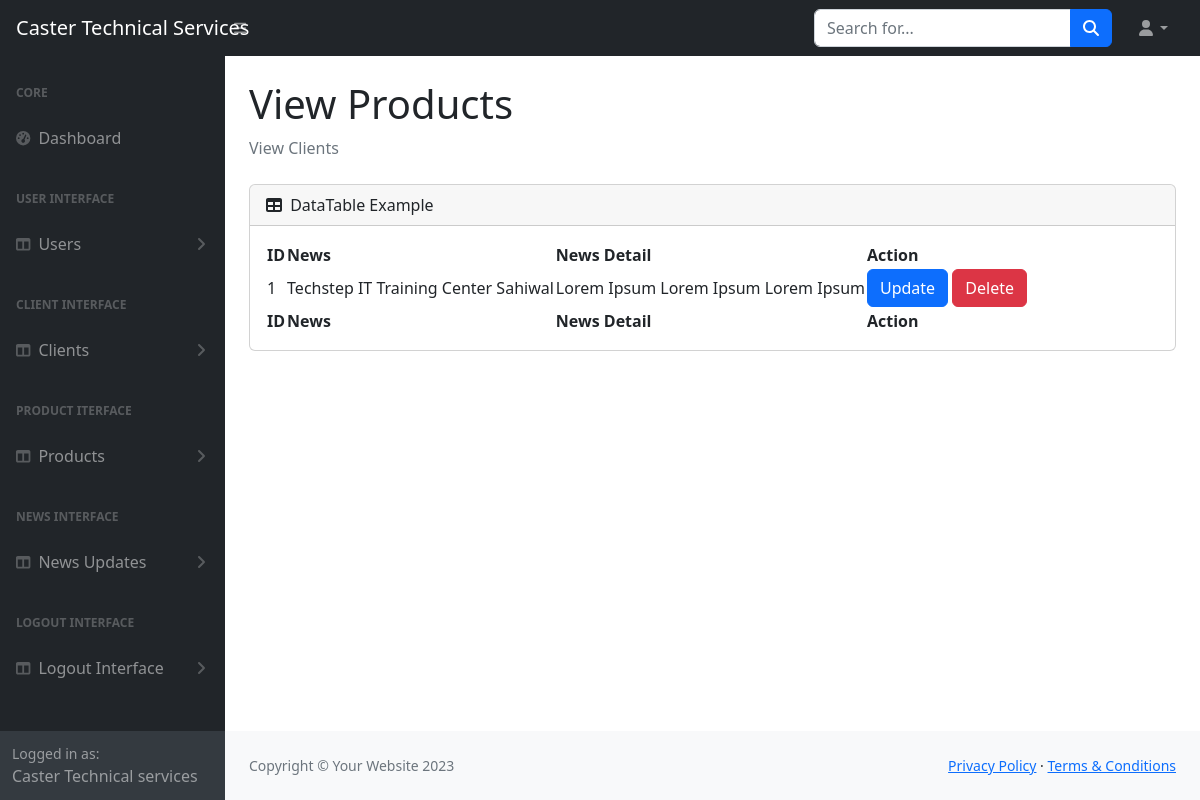
Screenshot of /adminpannel/viewnews.php with the database file from the repository.
### tables this page shows
CREATE TABLE `news` (
  `id` int(255) NOT NULL,
  `newstitle` varchar(255) NOT NULL,
  `newsdetail` varchar(255) NOT NULL
);

### adminpannel/viewnews.php (the view, shortened to what this page needs)
<!DOCTYPE html>
<html lang="en">
    <head>
        <link href="https://cdn.jsdelivr.net/npm/simple-datatables@7.1.2/dist/style.min.css" rel="stylesheet" />
        <link href="css/styles.css" rel="stylesheet" />
    </head>
    <body class="sb-nav-fixed">
        <nav class="sb-topnav navbar navbar-expand navbar-dark bg-dark">
            <a class="navbar-brand ps-3" href="./dashboard.php ">Caster Technical Services</a>
            <button class="btn btn-link btn-sm order-1 order-lg-0 me-4 me-lg-0" id="sidebarToggle" href="#!"><i class="fas fa-bars"></i></button>
            <form class="d-none d-md-inline-block form-inline ms-auto me-0 me-md-3 my-2 my-md-0">
                <div class="input-group">
                    <input class="form-control" type="text" placeholder="Search for..." aria-label="Search for..." aria-describedby="btnNavbarSearch" />
                    <button class="btn btn-primary" id="btnNavbarSearch" type="button"><i class="fas fa-search"></i></button>
                </div>
            </form>
            <ul class="navbar-nav ms-auto ms-md-0 me-3 me-lg-4">
                <li class="nav-item dropdown">
                    <a class="nav-link dropdown-toggle" id="navbarDropdown" href="#" role="button" data-bs-toggle="dropdown" aria-expanded="false"><i class="fas fa-user fa-fw"></i></a>
                </li>
            </ul>
        </nav>
        <div id="layoutSidenav">
            <div id="layoutSidenav_nav">
                <nav class="sb-sidenav accordion sb-sidenav-dark" id="sidenavAccordion">
                    <div class="sb-sidenav-menu">
                        <div class="nav">
                            <div class="sb-sidenav-menu-heading">Core</div>
                            <a class="nav-link" href="./dashboard.php">
                                <div class="sb-nav-link-icon"><i class="fas fa-tachometer-alt"></i></div>
                                Dashboard
                            </a>
                            <div class="sb-sidenav-menu-heading">User Interface</div>
                            <a class="nav-link collapsed" href="#" data-bs-toggle="collapse" data-bs-target="#collapseLayouts" aria-expanded="false" aria-controls="collapseLayouts">
                                <div class="sb-nav-link-icon"><i class="fas fa-columns"></i></div>
                                Users
                                <div class="sb-sidenav-collapse-arrow"><i class="fas fa-angle-down"></i></div>
                            </a>
                            <div class="sb-sidenav-menu-heading">Client Interface</div>
                            <a class="nav-link collapsed" href="#" data-bs-toggle="collapse" data-bs-target="#collapseclients" aria-expanded="false" aria-controls="collapseLayouts">
                                <div class="sb-nav-link-icon"><i class="fas fa-columns"></i></div>
                                Clients
                                <div class="sb-sidenav-collapse-arrow"><i class="fas fa-angle-down"></i></div>
                            </a>
                            <div class="sb-sidenav-menu-heading">Product Iterface</div>
                            <a class="nav-link collapsed" href="#" data-bs-toggle="collapse" data-bs-target="#collapseproduct" aria-expanded="false" aria-controls="collapseLayouts">
                                <div class="sb-nav-link-icon"><i class="fas fa-columns"></i></div>
                                Products
                                <div class="sb-sidenav-collapse-arrow"><i class="fas fa-angle-down"></i></div>
                            </a>
                            <div class="sb-sidenav-menu-heading">News Interface</div>
                            <a class="nav-link collapsed" href="#" data-bs-toggle="collapse" data-bs-target="#collapsenews" aria-expanded="false" aria-controls="collapseLayouts">
                                <div class="sb-nav-link-icon"><i class="fas fa-columns"></i></div>
                                News Updates
                                <div class="sb-sidenav-collapse-arrow"><i class="fas fa-angle-down"></i></div>
                            </a>
                            <div class="sb-sidenav-menu-heading">Logout Interface</div>
                            <a class="nav-link collapsed" href="#" data-bs-toggle="collapse" data-bs-target="#collapselogout" aria-expanded="false" aria-controls="collapseLayouts">
                                <div class="sb-nav-link-icon"><i class="fas fa-columns"></i></div>
                                Logout Interface
                                <div class="sb-sidenav-collapse-arrow"><i class="fas fa-angle-down"></i></div>
                            </a>
                        </div>
                    </div>
                    <div class="sb-sidenav-footer">
                        <div class="small">Logged in as:</div>
                        Caster Technical services
                    </div>
                </nav>
            </div>
            <div id="layoutSidenav_content">
                <main>
                    <div class="container-fluid px-4">
                        <h1 class="mt-4">View Products</h1>
                        <ol class="breadcrumb mb-4">
                            <li class="breadcrumb-item active">View Clients</li>
                        </ol>
                        <div class="card mb-4">
                            <div class="card-header">
                                <i class="fas fa-table me-1"></i>
                                DataTable Example
                            </div>
                            <div class="card-body">
                            <table id="datatablesSimple">
                                <thead>
                                    <tr>
                                        <th>ID</th>
                                        <th>News <Title></Title></th>
                                        <th>News Detail</th>
                                        <th>Action</th>
                                    </tr>
                                </thead>
                                <tfoot>
                                    <tr>
                                    <th>ID</th>
                                        <th>News <Title></Title></th>
                                        <th>News Detail</th>
                                        <th>Action</th>
                                    </tr>
                                </tfoot>
                                <tbody>
                                    <?php
                                    include('connection.php');
                                    $sql = "SELECT * FROM `news`";
                                    $result = mysqli_query($conn, $sql);
                                    while ($row = mysqli_fetch_array($result)) {
                                    ?>
                                        <tr>
                                            <td><?php echo $row['id']; ?></td>
                                            <td><?php echo $row['newstitle']; ?></td>
                                            <td><?php echo $row['newsdetail']; ?></td>
                                            <td>
                                                 <a href="./update_viewnews.php?id=<?php echo $row['id'];?>"><button class="btn btn-primary">Update</button></a>
                                                <a href="delete_viewnews.php?id=<?php echo $row['id']; ?>"> <button class="btn btn-danger">Delete</button></a>
                                            </td>
                                        </tr>
                                    <?php
                                    }
                                    ?>
                                </tbody>
                            </table>
                            </div>
                        </div>
                    </div>
                </main>
                <footer class="py-4 bg-light mt-auto">
                    <div class="container-fluid px-4">
                        <div class="d-flex align-items-center justify-content-between small">
                            <div class="text-muted">Copyright &copy; Your Website 2023</div>
                            <div>
                                <a href="#">Privacy Policy</a>
                                &middot;
                                <a href="#">Terms &amp; Conditions</a>
                            </div>
                        </div>
                    </div>
                </footer>
            </div>
        </div>
    </body>
</html>

### rows the page displays
news: id "1", newstitle "Techstep IT Training Center Sahiwal", newsdetail "Lorem Ipsum Lorem Ipsum Lorem Ipsum"
